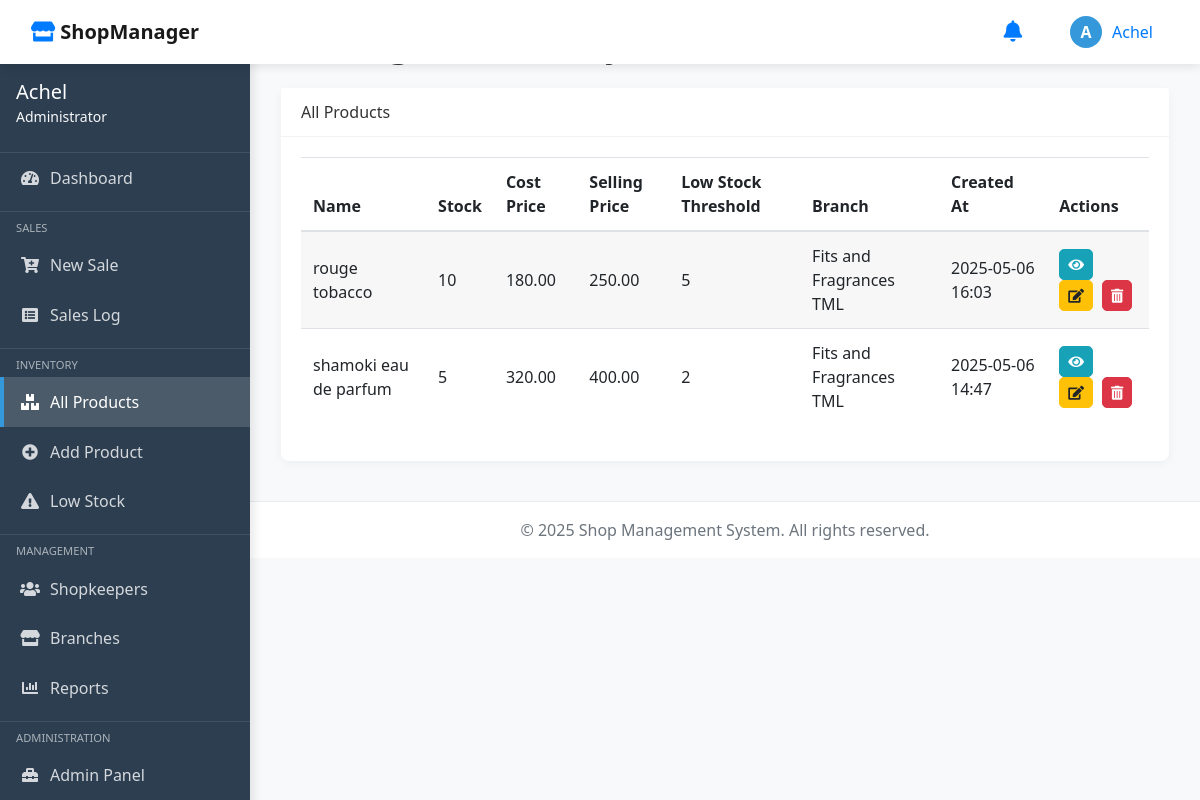
Screenshot of /manage-inventory/ (signed in) with the database file from the repository.
### core/models.py (models this page shows, shortened)
class User(AbstractUser):
    is_shopkeeper = models.BooleanField(default=False)
    is_owner = models.BooleanField(default=False)
    email = models.EmailField(unique=True)
    first_name = models.CharField(max_length=30, blank=True)
    last_name = models.CharField(max_length=30, blank=True)
    groups = models.ManyToManyField(
        'auth.Group',
        related_name='core_user_set',
        blank=True,
    )
    user_permissions = models.ManyToManyField(
        'auth.Permission',
        related_name='core_user_set',
        blank=True,
    )

class Product(models.Model):
    name = models.CharField(max_length=50)
    stock = models.PositiveIntegerField(default=0)
    cost_price = models.DecimalField(max_digits=10, decimal_places=2)
    selling_price = models.DecimalField(max_digits=10, decimal_places=2)
    low_stock_threshold = models.PositiveIntegerField(default=5)
    branch = models.ForeignKey(Branch, on_delete=models.CASCADE)
    created_at = models.DateTimeField(auto_now_add=True)

class Branch(models.Model):
    name = models.CharField(max_length=100)
    location = models.CharField(max_length=255)

### core/views.py (the view)
# urls.py: path('manage-inventory/', manage_inventory, name='manage_inventory'),
@login_required
def manage_inventory(request):
    items = Product.objects.all().select_related('branch').order_by('name')
    return render(request, 'manage_inventory.html', {'items': items})

### core/templates/manage_inventory.html (shortened to what this page needs)
{% extends 'base.html' %}
{% load static %}
{% block content %}
<div class="container-fluid">
    <div class="d-flex justify-content-between align-items-center mb-4">
        <h1 class="mb-0">Manage Inventory</h1>
        <a href="{% url 'add_product' %}" class="btn btn-primary">
        </a>
    </div>
    <div class="card">
        <div class="card-header">
            All Products
        </div>
        <div class="card-body">
            <div class="table-responsive">
                <table class="table table-striped table-hover">
                    <thead>
                        <tr>
                            <th>Name</th>
                            <th>Stock</th>
                            {% if not user.is_shopkeeper %}
                                <th>Cost Price</th>
                            {% endif %}
                            <th>Selling Price</th>
                            <th>Low Stock Threshold</th>
                            <th>Branch</th>
                            <th>Created At</th>
                            <th>Actions</th>
                        </tr>
                    </thead>
                    <tbody>
                        {% if items %}
                            {% for item in items %}
                                <tr>
                                    <td>{{ item.name }}</td>
                                    <td {% if item.stock <= item.low_stock_threshold %}class="low-stock"{% endif %}>
                                        {{ item.stock }}
                                    </td>
                                    {% if not user.is_shopkeeper %}
                                        <td>{{ item.cost_price }}</td>
                                    {% endif %}
                                    <td>{{ item.selling_price }}</td>
                                    <td>{{ item.low_stock_threshold }}</td>
                                    <td>{{ item.branch.name|default:"N/A" }}</td>
                                    <td>{{ item.created_at|date:"Y-m-d H:i" }}</td>
                                    <td>
                                        <a href="{% url 'view_product' item.id %}" class="btn btn-info btn-sm btn-action" title="View Details">
                                            <i class="fas fa-eye"></i>
                                        </a>
                                        <a href="{% url 'edit_product' item.id %}" class="btn btn-warning btn-sm btn-action" title="Edit Product">
                                            <i class="fas fa-edit"></i>
                                        </a>
                                        <a href="{% url 'delete_product' item.id %}" class="btn btn-danger btn-sm btn-action" title="Delete Product" onclick="return confirm('Are you sure you want to delete this product?');">
                                            <i class="fas fa-trash-alt"></i>
                                        </a>
                                    </td>
                                </tr>
                            {% endfor %}
                        {% else %}
                            <tr>
                                <td colspan="8" class="text-center">No products found in the inventory.</td>
                            </tr>
                        {% endif %}
                    </tbody>
                </table>
            </div>
        </div>
    </div>
</div>
{% endblock %}

### core/templates/base.html (shortened to what this page needs)
{% load static %}
<!DOCTYPE html>
<html lang="en">
<head>
    <link rel="stylesheet" href="https://cdnjs.cloudflare.com/ajax/libs/bootstrap/4.6.2/css/bootstrap.min.css">
    <link rel="stylesheet" href="https://cdnjs.cloudflare.com/ajax/libs/font-awesome/5.15.4/css/all.min.css">
</head>
<body class="{% if sidebar_collapsed %}sidebar-collapsed{% endif %}">
    <nav class="navbar navbar-expand-lg navbar-light top-navbar fixed-top">
        <div class="container-fluid">
            <a class="navbar-brand" href="#">
                <i class="fas fa-store text-primary"></i>
                <span class="font-weight-bold">ShopManager</span>
            </a>
            <div class="ml-auto d-flex align-items-center">
                <div class="nav-item dropdown mr-3">
                    <a class="nav-link position-relative" href="#" role="button" data-toggle="dropdown">
                        <i class="fas fa-bell fa-lg"></i>
                    </a>
                </div>
                <div class="nav-item dropdown user-dropdown">
                    <a class="nav-link dropdown-toggle" href="#" role="button" data-toggle="dropdown">
                        <div class="user-avatar">
                            {{ request.user.username.0|upper }}
                        </div>
                        <span class="d-none d-lg-inline">{{ request.user.get_full_name|default:request.user.username }}</span>
                    </a>
                </div>
            </div>
        </div>
    </nav>
    <div class="container-fluid p-0">
        <div class="row no-gutters">
            <nav class="sidebar">
                <div class="sidebar-header">
                    <h5 class="mb-0">{{ request.user.get_full_name|default:request.user.username }}</h5>
                    <small class="text-light">
                        {% if request.user.is_superuser %}
                            Administrator
                        {% elif request.user.groups.all.0.name == 'Owner' %}
                            Owner
                        {% elif request.user.groups.all.0.name == 'Manager' %}
                            Manager
                        {% elif request.user.groups.all.0.name == 'Shopkeeper' %}
                            Shopkeeper
                        {% else %}
                            User
                        {% endif %}
                    </small>
                </div>
                <ul class="sidebar-menu nav flex-column">
                    <li class="nav-item">
                        <a class="nav-link {% if request.resolver_match.url_name == 'owner_dashboard' or request.resolver_match.url_name == 'shopkeeper_dashboard' %}active{% endif %}"
                            href="{% url 'redirect_dashboard' %}">
                            <i class="fas fa-tachometer-alt"></i> Dashboard
                        </a>
                    </li>
                    <li class="sidebar-divider"></li>
                    <div class="sidebar-heading pl-3 pr-3 mb-1 text-uppercase" style="font-size: 0.7rem; opacity: 0.6;">
                        Sales
                    </div>
                    <li class="nav-item">
                        <a class="nav-link {% if request.resolver_match.url_name == 'add_sale' %}active{% endif %}" href="{% url 'add_sale' %}">
                            <i class="fas fa-cart-plus"></i> New Sale
                        </a>
                    </li>
                    <li class="nav-item">
                        <a class="nav-link {% if request.resolver_match.url_name == 'manage_sales' %}active{% endif %}" href="{% url 'manage_sales' %}">
                            <i class="fas fa-list-alt"></i> Sales Log
                        </a>
                    </li>
                    <li class="sidebar-divider"></li>
                    <div class="sidebar-heading pl-3 pr-3 mb-1 text-uppercase" style="font-size: 0.7rem; opacity: 0.6;">
                        Inventory
                    </div>
                    <li class="nav-item">
                        <a class="nav-link {% if request.resolver_match.url_name == 'manage_inventory' %}active{% endif %}" href="{% url 'manage_inventory' %}">
                            <i class="fas fa-boxes"></i> All Products
                        </a>
                    </li>
                    <li class="nav-item">
                        <a class="nav-link {% if request.resolver_match.url_name == 'add_product' %}active{% endif %}" href="{% url 'add_product' %}">
                            <i class="fas fa-plus-circle"></i> Add Product
                        </a>
                    </li>
                    <li class="nav-item">
                        <a class="nav-link {% if request.resolver_match.url_name == 'low_stock_items' %}active{% endif %}" href="#">
                            <i class="fas fa-exclamation-triangle"></i> Low Stock
                        </a>
                    </li>
                    {% if request.user.is_staff or request.user.is_superuser or request.user.groups.all.0.name == 'Owner' or request.user.groups.all.0.name == 'Manager' %}
                    <li class="sidebar-divider"></li>
                    <div class="sidebar-heading pl-3 pr-3 mb-1 text-uppercase" style="font-size: 0.7rem; opacity: 0.6;">
                        Management
                    </div>
                    <li class="nav-item">
                        <a class="nav-link {% if request.resolver_match.url_name == 'manage_shopkeepers' %}active{% endif %}" href="#">
                            <i class="fas fa-users"></i> Shopkeepers
                        </a>
                    </li>
                    <li class="nav-item">
                        <a class="nav-link {% if request.resolver_match.url_name == 'view_branches' %}active{% endif %}" href="#">
                            <i class="fas fa-store"></i> Branches
                        </a>
                    </li>
                    <li class="nav-item">
                        <a class="nav-link {% if request.resolver_match.url_name == 'reports_view' %}active{% endif %}" href="#">
                            <i class="fas fa-chart-bar"></i> Reports
                        </a>
                    </li>
                    {% if request.user.is_superuser %}
                    <li class="sidebar-divider"></li>
                    <div class="sidebar-heading pl-3 pr-3 mb-1 text-uppercase" style="font-size: 0.7rem; opacity: 0.6;">
                        Administration
                    </div>
                    <li class="nav-item">
                        <a class="nav-link" href="{% url 'admin:index' %}" target="_blank">
                            <i class="fas fa-toolbox"></i> Admin Panel
                        </a>
                    </li>
                    {% endif %}
                    {% endif %}
                </ul>
            </nav>
            <div class="main-content-wrapper flex-fill">
                <div class="main-content p-3">
                    {% block content %}{% endblock %}
                </div>
                <footer class="footer">
                    <div class="container">
                        <span class="text-muted">&copy; 2025 Shop Management System. All rights reserved.</span>
                    </div>
                </footer>
            </div>
        </div>
    </div>
</body>
</html>

### core/templates/base.html (style rules this page uses)
:root { --primary-color: #3498db; --secondary-color: #2c3e50; --success-color: #2ecc71; --danger-color: #e74c3c; --warning-color: #f39c12; --info-color: #3498db; --light-color: #ecf0f1; --dark-color: #2c3e50; }
body { font-family: 'Segoe UI', Tahoma, Geneva, Verdana, sans-serif; background-color: #f8f9fa; color: #333; min-height: 100vh; display: flex; flex-direction: column; }
.main-content { flex: 1; padding-top: 60px; padding-bottom: 30px; }
.sidebar { background-color: var(--secondary-color); color: white; min-height: calc(100vh - 56px); position: fixed; top: 56px; left: 0; width: 250px; z-index: 100; transition: all 0.3s; box-shadow: 3px 0 10px rgba(0, 0, 0, 0.1); }
.main-content-wrapper { margin-left: 250px; transition: all 0.3s; }
.sidebar-header { padding: 1.5rem 1rem; border-bottom: 1px solid rgba(255, 255, 255, 0.1); }
.sidebar-menu { padding: 0; list-style: none; }
.sidebar-menu li { width: 100%; }
.sidebar-menu .nav-link { color: rgba(255, 255, 255, 0.8); padding: 0.8rem 1rem; display: flex; align-items: center; transition: all 0.2s; border-left: 4px solid transparent; }
.sidebar-menu .nav-link.active { color: white; background-color: rgba(255, 255, 255, 0.15); border-left: 4px solid var(--primary-color); font-weight: 500; }
.sidebar-menu .nav-link i { margin-right: 10px; width: 20px; text-align: center; }
.sidebar-divider { height: 0; margin: 0.5rem 0; overflow: hidden; border-top: 1px solid rgba(255, 255, 255, 0.1); }
.top-navbar { background-color: white; box-shadow: 0 2px 10px rgba(0, 0, 0, 0.1); }
.user-dropdown .dropdown-toggle::after { display: none; }
.user-dropdown .dropdown-toggle { display: flex; align-items: center; }
.user-avatar { width: 32px; height: 32px; border-radius: 50%; background-color: var(--primary-color); color: white; display: flex; align-items: center; justify-content: center; font-weight: bold; margin-right: 10px; }
.footer { background-color: white; padding: 1rem; text-align: center; border-top: 1px solid #e9ecef; margin-top: auto; }
.card { border: none; box-shadow: 0 2px 10px rgba(0, 0, 0, 0.05); border-radius: 8px; margin-bottom: 1.5rem; }
.card-header { border-bottom: 1px solid rgba(0, 0, 0, 0.05); background-color: white; font-weight: 500; }
.btn { border-radius: 5px; font-weight: 500; }
.btn-primary { background-color: var(--primary-color); border-color: var(--primary-color); }

### core/templates/manage_inventory.html (style rules this page uses)
.table th, .table td { vertical-align: middle; }
.table thead th { border-bottom: 2px solid #dee2e6; }
.table-striped tbody tr:nth-of-type(odd) { background-color: rgba(0, 0, 0, 0.03); }
.btn-action { padding: 0.25rem 0.5rem; font-size: 0.875rem; margin-right: 5px; }
.btn-action:last-child { margin-right: 0; }

### rows the page displays
User: user.username.0 "A", user.get_full_name "Achel"
Product: name "rouge tobacco", stock "10", cost_price "180.00", selling_price "250.00", low_stock_threshold "5", branch.name "Fits and Fragrances TML", created_at "2025-05-06 16:03"
Product: name "shamoki eau de parfum", stock "5", cost_price "320.00", selling_price "400.00", low_stock_threshold "2", branch.name "Fits and Fragrances TML", created_at "2025-05-06 14:47"
